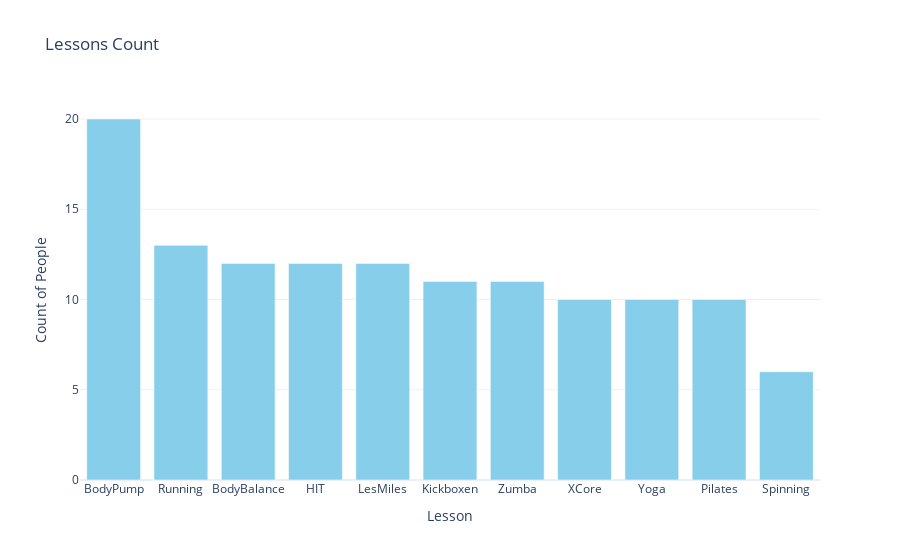

Write notebook code for a chart like this one.
### Code cell
from collections import Counter
import plotly.graph_objs as go
from plotly.offline import iplot

# Count the frequency of each lesson
lessons_count = dict(Counter(lessons))

# Sort lessons by count in descending order
sorted_lessons_count = dict(sorted(lessons_count.items(), key=lambda item: item[1], reverse=True))

# Create a bar chart to visualize the sorted lesson counts
fig = go.Figure(data=[go.Bar(
    x=list(sorted_lessons_count.keys()),  # Lessons as x-axis
    y=list(sorted_lessons_count.values()),  # Frequency of each lesson as y-axis
    marker_color='skyblue'  # Set bar color
)])

# Customize layout of the bar plot
fig.update_layout(
    title='Lessons Count',  # Chart title
    xaxis_title='Lesson',  # X-axis title
    yaxis_title='Count of People',  # Y-axis title
    template='plotly_white'  # Use clean white theme
)

# Display the plot
iplot(fig)

# Save the plot as an interactive HTML file
fig.write_html("../over_45/vis_45/Lessons_Count.html")

### Figure 1 — Plotly figure (JSON) as saved in the notebook; plotly's stock layout.template omitted (floating-point values rounded to 4 significant figures)
{"data": [{"marker": {"color": "skyblue"}, "type": "bar", "x": ["BodyPump", "Running", "BodyBalance", "HIT", "LesMiles", "Kickboxen", "Zumba", "XCore", "Yoga", "Pilates", "Spinning"], "y": [20, 13, 12, 12, 12, 11, 11, 10, 10, 10, 6]}], "layout": {"title": {"text": "Lessons Count"}, "xaxis": {"title": {"text": "Lesson"}}, "yaxis": {"title": {"text": "Count of People"}}}}
